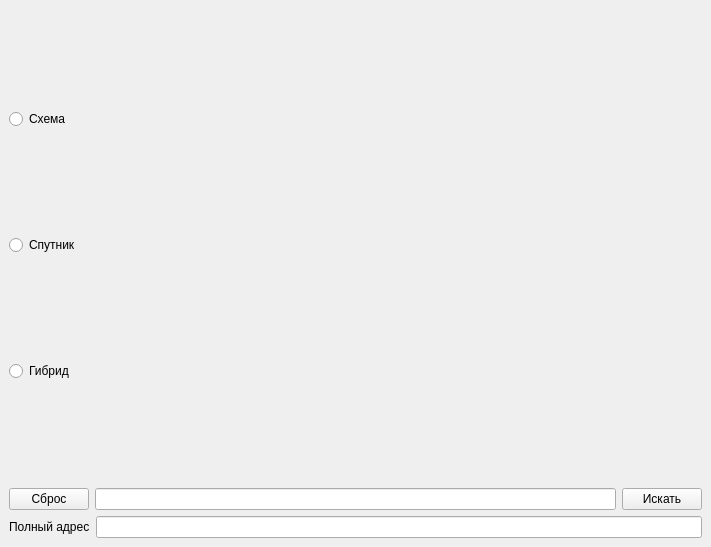
<?xml version="1.0" encoding="UTF-8"?>
<ui version="4.0">
 <class>MainWindow</class>
 <widget class="QMainWindow" name="MainWindow">
  <property name="geometry">
   <rect>
    <x>0</x>
    <y>0</y>
       <width>711</width>
       <height>547</height>
   </rect>
  </property>
  <property name="windowTitle">
   <string>MainWindow</string>
  </property>
  <widget class="QWidget" name="centralwidget">
      <layout class="QVBoxLayout" name="verticalLayout_2">
          <item>
              <layout class="QHBoxLayout" name="horizontalLayout">
                  <item>
                      <layout class="QVBoxLayout" name="verticalLayout">
                          <item>
                              <widget class="QRadioButton" name="radio_sh">
                                  <property name="maximumSize">
                                      <size>
                                          <width>160</width>
                                          <height>16777215</height>
                                      </size>
                                  </property>
                                  <property name="focusPolicy">
                                      <enum>Qt::ClickFocus</enum>
                                  </property>
                                  <property name="text">
                                      <string>Схема</string>
                                  </property>
                                  <attribute name="buttonGroup">
                                      <string notr="true">radios</string>
                                  </attribute>
                              </widget>
                          </item>
                          <item>
                              <widget class="QRadioButton" name="radio_sp">
                                  <property name="maximumSize">
                                      <size>
                                          <width>160</width>
                                          <height>16777215</height>
                                      </size>
                                  </property>
                                  <property name="focusPolicy">
                                      <enum>Qt::ClickFocus</enum>
                                  </property>
                                  <property name="text">
                                      <string>Спутник</string>
                                  </property>
                                  <attribute name="buttonGroup">
                                      <string notr="true">radios</string>
                                  </attribute>
                              </widget>
                          </item>
                          <item>
                              <widget class="QRadioButton" name="radio_gi">
                                  <property name="maximumSize">
                                      <size>
                                          <width>160</width>
                                          <height>16777215</height>
                                      </size>
                                  </property>
                                  <property name="focusPolicy">
                                      <enum>Qt::ClickFocus</enum>
                                  </property>
                                  <property name="text">
                                      <string>Гибрид</string>
                                  </property>
                                  <attribute name="buttonGroup">
                                      <string notr="true">radios</string>
                                  </attribute>
                              </widget>
                          </item>
                      </layout>
                  </item>
                  <item>
                      <widget class="QLabel" name="image">
                          <property name="minimumSize">
                              <size>
                                  <width>600</width>
                                  <height>450</height>
                              </size>
                          </property>
                          <property name="text">
                              <string/>
                          </property>
                      </widget>
                  </item>
              </layout>
          </item>
          <item>
              <layout class="QHBoxLayout" name="horizontalLayout_2">
                  <item>
                      <widget class="QPushButton" name="drop">
                          <property name="minimumSize">
                              <size>
                                  <width>50</width>
                                  <height>20</height>
                              </size>
                          </property>
                          <property name="text">
                              <string>Сброс</string>
                          </property>
                      </widget>
                  </item>
                  <item>
                      <widget class="QLineEdit" name="search_line"/>
                  </item>
                  <item>
                      <widget class="QPushButton" name="search">
                          <property name="minimumSize">
                              <size>
                                  <width>50</width>
                                  <height>20</height>
                              </size>
                          </property>
                          <property name="text">
                              <string>Искать</string>
                          </property>
                      </widget>
                  </item>
              </layout>
    </item>
          <item>
              <layout class="QHBoxLayout" name="horizontalLayout_3">
                  <item>
                      <widget class="QLabel" name="label">
                          <property name="text">
                              <string>Полный адрес</string>
                          </property>
                      </widget>
                  </item>
                  <item>
                      <widget class="QLineEdit" name="full_place">
                          <property name="readOnly">
                              <bool>true</bool>
                          </property>
                      </widget>
                  </item>
              </layout>
          </item>
   </layout>
  </widget>
 </widget>
    <tabstops>
        <tabstop>radio_sh</tabstop>
        <tabstop>radio_sp</tabstop>
        <tabstop>radio_gi</tabstop>
        <tabstop>search_line</tabstop>
        <tabstop>search</tabstop>
    </tabstops>
 <resources/>
 <connections/>
 <buttongroups>
  <buttongroup name="radios"/>
 </buttongroups>
</ui>
